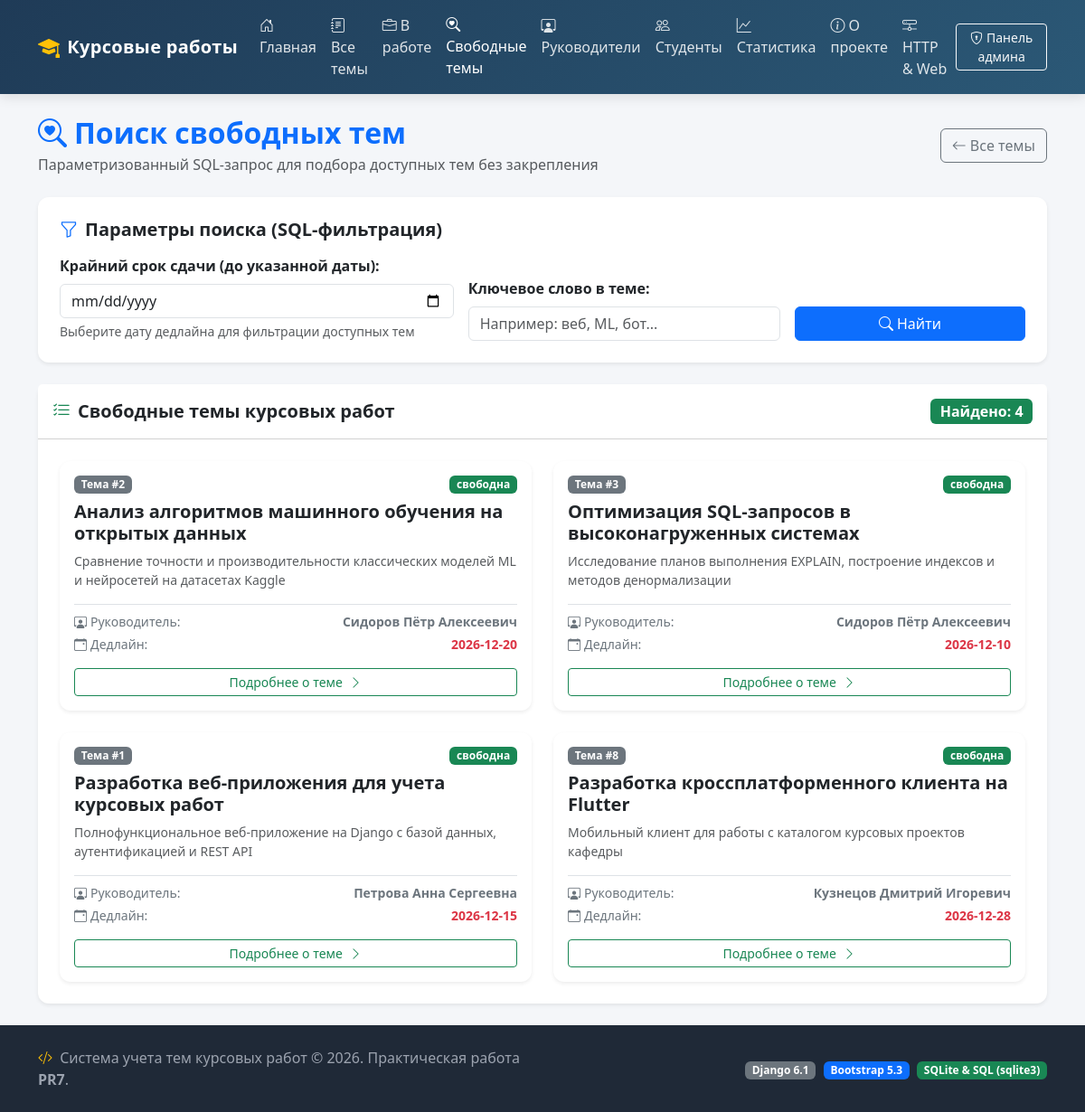
Screenshot of /coursework/available/ with the database file from the repository.
### coursework/views.py (the view)
# urls.py: path("available/", views.available_topics, name="available"),
def available_topics(request: HttpRequest) -> HttpResponse:
    booking_date = request.GET.get("date", "").strip()
    query = request.GET.get("q", "").strip()
    conn = get_connection(DB_PATH)
    conn.row_factory = sqlite3.Row
    sql = """
        SELECT
            t.id,
            t.title,
            t.description,
            t.status,
            t.deadline,
            sv.full_name AS supervisor_name,
            sv.degree AS supervisor_degree
        FROM topics t
        JOIN supervisors sv ON t.supervisor_id = sv.id
        WHERE t.id NOT IN (
            SELECT id
            FROM topics
            WHERE student_id IS NOT NULL OR status != 'свободна'
        )
        AND (? = '' OR t.deadline <= ?)
        AND (? = '' OR t.title LIKE ? OR t.description LIKE ?)
        ORDER BY t.title ASC;
    """
    like_q = f"%{query}%"
    params = [booking_date, booking_date, query, like_q, like_q]
    rows = conn.execute(sql, params).fetchall()
    conn.close()
    return render(
        request,
        "coursework/available.html",
        {
            "title": "Поиск свободных тем",
            "topics": rows,
            "booking_date": booking_date,
            "query": query,
        },
    )

### db/database.py (called while the page is built)
def get_connection(db_path: str | Path | None = None) -> sqlite3.Connection:
    target_path = str(db_path) if db_path else DB_PATH
    os.makedirs(os.path.dirname(target_path), exist_ok=True)
    conn = sqlite3.connect(target_path)
    conn.execute("PRAGMA foreign_keys = ON")
    return conn

### templates/coursework/available.html (shortened to what this page needs)
{% extends "base.html" %}
{% block content %}
<div class="d-flex flex-wrap justify-content-between align-items-center mb-4 gap-3">
    <div>
        <h2 class="fw-bold mb-1 text-primary">
            <i class="bi bi-search-heart me-2"></i>Поиск свободных тем
        </h2>
        <p class="text-muted mb-0">Параметризованный SQL-запрос для подбора доступных тем без закрепления</p>
    </div>
    <div>
        <a href="{% url 'coursework:topic_list' %}" class="btn btn-outline-secondary">
            <i class="bi bi-arrow-left me-1"></i>Все темы
        </a>
    </div>
</div>
<div class="card p-4 shadow-sm mb-4">
    <h5 class="fw-bold mb-3"><i class="bi bi-funnel me-2 text-primary"></i>Параметры поиска (SQL-фильтрация)</h5>
    <form method="get" action="{% url 'coursework:available' %}" class="row g-3 align-items-end">
        <div class="col-md-5">
            <label for="date" class="form-label fw-semibold">Крайний срок сдачи (до указанной даты):</label>
            <input
                type="date"
                id="date"
                name="date"
                value="{{ booking_date|default:'' }}"
                class="form-control"
            >
            <div class="form-text">Выберите дату дедлайна для фильтрации доступных тем</div>
        </div>
        <div class="col-md-4">
            <label for="q" class="form-label fw-semibold">Ключевое слово в теме:</label>
            <input
                type="text"
                id="q"
                name="q"
                value="{{ query|default:'' }}"
                class="form-control"
                placeholder="Например: веб, ML, бот..."
            >
        </div>
        <div class="col-md-3 d-flex gap-2">
            <button type="submit" class="btn btn-primary w-100">
                <i class="bi bi-search me-1"></i>Найти
            </button>
        </div>
    </form>
</div>
<div class="card shadow-sm">
    <div class="card-header bg-white py-3 d-flex justify-content-between align-items-center">
        <h5 class="mb-0 fw-bold">
            <i class="bi bi-list-check me-2 text-success"></i>Свободные темы курсовых работ
        </h5>
        <span class="badge bg-success fs-6">Найдено: {{ topics|length }}</span>
    </div>
    <div class="card-body p-4">
        <div class="row g-4">
            {% for topic in topics %}
            <div class="col-md-6">
                <article class="card h-100 border-success-subtle shadow-sm p-3">
                    <div class="d-flex justify-content-between align-items-start mb-2">
                        <span class="badge bg-secondary">Тема #{{ topic.id }}</span>
                        <span class="badge bg-success">свободна</span>
                    </div>
                    <h5 class="fw-bold mb-2">
                        <a href="{% url 'coursework:topic_detail' topic.id %}" class="text-decoration-none text-dark">
                            {{ topic.title }}
                        </a>
                    </h5>
                    <p class="text-muted small mb-3 flex-grow-1">
                        {{ topic.description|default:"Аннотация отсутствует." }}
                    </p>
                    <div class="border-top pt-2 small text-secondary">
                        <div class="d-flex justify-content-between mb-1">
                            <span><i class="bi bi-person-workspace me-1"></i>Руководитель:</span>
                            <strong>{{ topic.supervisor_name }}</strong>
                        </div>
                        <div class="d-flex justify-content-between">
                            <span><i class="bi bi-calendar-event me-1"></i>Дедлайн:</span>
                            <span class="text-danger fw-bold">{{ topic.deadline }}</span>
                        </div>
                    </div>
                    <div class="mt-3">
                        <a href="{% url 'coursework:topic_detail' topic.id %}" class="btn btn-sm btn-outline-success w-100">
                            Подробнее о теме <i class="bi bi-chevron-right ms-1"></i>
                        </a>
                    </div>
                </article>
            </div>
            {% empty %}
            <div class="col-12 py-5 text-center text-muted">
                <i class="bi bi-calendar-x fs-1 d-block mb-2 text-warning"></i>
                <h5>На выбранные критерии свободных тем не найдено</h5>
                <p class="mb-0">Попробуйте изменить дату дедлайна или очистить параметры фильтрации.</p>
            </div>
            {% endfor %}
        </div>
    </div>
</div>
{% endblock %}

### static/css/style.css (style rules this page uses)
:root { --primary-color: #2b5876; --secondary-color: #4e4376; --accent-color: #0d6efd; --bg-light: #f8f9fa; }
body { background-color: #f4f6f9; font-family: system-ui, -apple-system, "Segoe UI", Roboto, "Helvetica Neue", Arial, sans-serif; min-height: 100vh; display: flex; flex-direction: column; }
.card { border: none; border-radius: 12px; box-shadow: 0 4px 15px rgba(0, 0, 0, 0.05); transition: transform 0.2s ease, box-shadow 0.2s ease; }

### rows the page displays
topics: id "2", title "Анализ алгоритмов машинного обучения на открытых данных", description "Сравнение точности и производительности классических моделей ML и нейросетей на датасетах Kaggle", supervisor_name "Сидоров Пётр Алексеевич", deadline "2026-12-20"
topics: id "3", title "Оптимизация SQL-запросов в высоконагруженных системах", description "Исследование планов выполнения EXPLAIN, построение индексов и методов денормализации", supervisor_name "Сидоров Пётр Алексеевич", deadline "2026-12-10"
topics: id "1", title "Разработка веб-приложения для учета курсовых работ", description "Полнофункциональное веб-приложение на Django c базой данных, аутентификацией и REST API", supervisor_name "Петрова Анна Сергеевна", deadline "2026-12-15"
topics: id "8", title "Разработка кроссплатформенного клиента на Flutter", description "Мобильный клиент для работы с каталогом курсовых проектов кафедры", supervisor_name "Кузнецов Дмитрий Игоревич", deadline "2026-12-28"

### other values shown
{{ topics|length }} "4"
